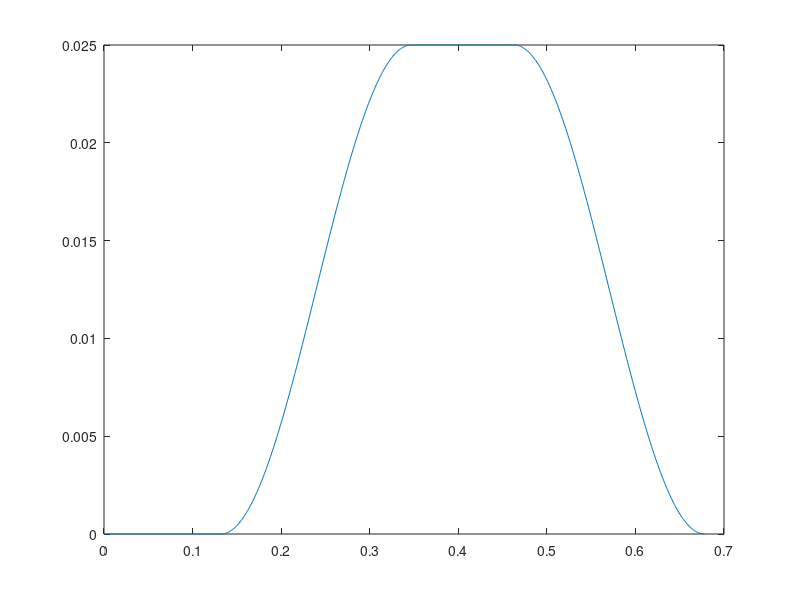

Write the MATLAB code that produced this figure.
% inputs
vel = 1.32;                     % velocity [m/s]
H_hav = 0.025;                  % height of haversine
L_hav = 0.215*2;                % length of haversine (full period)
x_profile = 0.546;              % total profile length [m]
t_profile = x_profile / vel;    % total time to cover profile [s]
n_timesteps = 1000;             % number of timesteps

t_offset = 0.1;                 % time offset from experimental data (time to reach start of hav up) [s]
t_total = t_offset + t_profile; % total time (should match experimental) [s]

roadprofile.t = linspace(0,t_total,n_timesteps);    % discretize time into 1000 steps
roadprofile.x = vel*roadprofile.t;                  % discretize x position accordingly

x_piecewise_starts = [0,0.215,0.331];                      % x posn of start of section 1 (hav up), 2 (flat), 3 (hav down)
t_piecewise_starts = x_piecewise_starts / vel + t_offset;  % t      of start of section 1 (hav up), 2 (flat), 3 (hav down)

% calculate y value of each timestep based on piecewise function

for i = 1:length(roadprofile.t)
    
    if roadprofile.t(i) < t_piecewise_starts(1)
        % flat before start of profile
        roadprofile.y(i) = 0;
        
    elseif (t_piecewise_starts(1) <= roadprofile.t(i)) && (roadprofile.t(i) < t_piecewise_starts(2))
        % hav up
        roadprofile.y(i) = H_hav/2 * (1 - cos(2*pi()/L_hav * (roadprofile.x(i) - t_offset*vel)));
        
    elseif (t_piecewise_starts(2) <= roadprofile.t(i)) && (roadprofile.t(i) < t_piecewise_starts(3))
        % flat
        roadprofile.y(i) = H_hav;
        
    elseif t_piecewise_starts(3) <= roadprofile.t(i)
        % hav down
        roadprofile.y(i) = H_hav/2 * (1 - cos(2*pi()/L_hav * (roadprofile.x(i) - t_offset*vel - 0.116)));
        
    end
end

plot(roadprofile.x,roadprofile.y)
